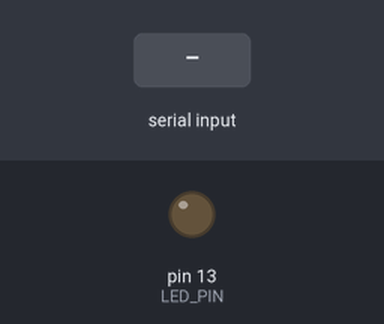
Bench run of a program on a simulated Arduino Uno, built with avr-gcc and run on an emulated ATmega328P. Shown: output pins drawn as LEDs (lit = HIGH). Inputs (shaded band) come from the test bench. What the program prints to the serial monitor is not drawn.

Above: at 1.2 s.
1.3 s: "1\n" received over Serial
At 1.76 s:
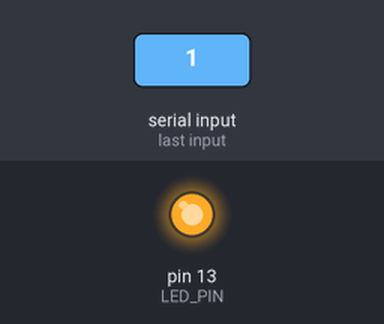
Timing chart, 0 to 5.0 s (numbered marks = the images above; inputs shaded):
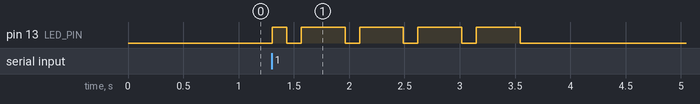

Measured:
- after the input at 1.3 s, pin 13 (LED_PIN): LOW → HIGH at once, then repeats every 0.53 s: LOW 0.13 s, HIGH 0.40 s, until it stays LOW from 3.5 s

The program:

main.cpp
```cpp
#include <Arduino.h>

#include "LineReader.h"
#include "PatternGenerator.h"
#include "Time.h"

// Anonymous namespace
namespace
{
    constexpr uint8_t LED_PIN = 13;

    // One instance of each class for whole system
    LineReader lineReader;
    PatternGenerator patternGenerator;
    Time time;

    bool halted = false; // true when sentinel

    // Playback state, persisted between loop() calls.
    bool executingPattern = false; // If a pattern is curruently being displayed
    uint16_t currentSymbolIndex = 0; // which symbol in buffer is active

    // dit and dah symbols light up LED
    bool isMarkSymbol(Symbol symbol)
    {
        return (symbol == Symbol::Dit) || (symbol == Symbol::Dah);
    }

    // Starts timing the symbol at the given buffer index
    //  and drives the LED to match it
    // Light and the timer always change state together
    void beginSymbol(uint16_t index)
    {
        Symbol symbol = patternGenerator.getBuffer()[index];
        time.newSymbol(symbol);
        digitalWrite(LED_PIN, isMarkSymbol(symbol) ? HIGH : LOW);
    }

    // set up new pattern
    void beginExecutingPattern()
    {
        if (patternGenerator.getSizeBuffer() == 0)
        {
            return;
        }

        currentSymbolIndex = 0;
        beginSymbol(currentSymbolIndex);
        executingPattern = true;
    }

    // Called every loop() iteration while a pattern is playing
    // Advances at most one symbol per call. Does not wait for a symbol to finish
    void advanceExecutingPattern()
    {
        if (!time.isSymbolComplete())
        {
            return; // still on the current symbol, do nothing
        }

        // Advance to next symbol

        ++currentSymbolIndex;

        if (currentSymbolIndex < patternGenerator.getSizeBuffer())
        {
            beginSymbol(currentSymbolIndex);
        }
        else
        {
            executingPattern = false;
        }
    }
}

void setup()
{
    pinMode(LED_PIN, OUTPUT);
    digitalWrite(LED_PIN, LOW); // start with pin off

    Serial.begin(9600);
    Serial.println("Type text and press Enter for its Morse pattern. Ctrl-Z to quit.");
}

void loop()
{
    if (halted)
    {
        return;
    }

    // Drain Serial every cycle regardless of playback state.
    // Input is not lost if another message is playing out,
    // but LineReady status is only acted on if executingPattern is false.
    LineStatus status = lineReader.poll();

    if (status == LineStatus::Sentinel)
    {
        Serial.println("Exiting.");
        halted = true;
        return;
    }

    if (executingPattern)
    {
        advanceExecutingPattern();
        return;
    }

    if (status == LineStatus::LineReady)
    {
        patternGenerator.generatePattern(lineReader.getLine());
        beginExecutingPattern();
    }
}
```

LineReader.h
```cpp
#pragma once

#include <cstdint>

enum class LineStatus : uint8_t
{
    Pending,    // No complete line. Keep polling
    LineReady,  // User hits Enter key. Full line is available via getLine()
    Sentinel    // Ctrl-Z sentinel was seen; Stop Caller
};

/*
Non-blocking accumulator for one line of Serial input at a time.
Poll() must be called every loop() iteration.
It only consumes bytes that are already waiting, so it never stalls the round-robin loop.
*/
class LineReader
{
    private:

        // Longest line including the terminating '\0'.
        // Characters typed beyond this are silently dropped.
        static constexpr uint16_t MAX_LINE_LENGTH = 128;

        // Ctrl-Z sentinel
        static constexpr char SENTINEL_CHAR = 0x1A;

        char m_buffer[MAX_LINE_LENGTH];
        uint16_t m_length = 0;

    public:
        LineReader() = default;

        // Copying is disabled
        LineReader(const LineReader&) = delete;
        LineReader& operator=(const LineReader&) = delete;

        // Drains bytes (or no bytes) waiting in serial each loop iteration.
        // Returns LineReady once per completed line.
        // Completed line read with getLine() before next poll() call
        LineStatus poll();

        // Returns a null-terminated pointer into this object's own internal buffer,
        // only valid until the next poll() call.
        const char* getLine() const;
};
```

MorseAlphabet.h
```cpp
/*
Map characters to Morse code representation
*/
#pragma once

#include <cstdint>

class MorseAlphabet
{
    private:

        // letter + Morse code data representation
        struct LetterPattern
        {
            char letter;
            const char* pattern;
        };

        // Morse code lookup table
        static constexpr LetterPattern m_charTable[] = {
            {'A', ".-"},    {'B', "-..."},  {'C', "-.-."},  {'D', "-.."},
            {'E', "."},     {'F', "..-."},  {'G', "--."},   {'H', "...."},
            {'I', ".."},    {'J', ".---"},  {'K', "-.-"},   {'L', ".-.."},
            {'M', "--"},    {'N', "-."},    {'O', "---"},   {'P', ".--."},
            {'Q', "--.-"},  {'R', ".-."},   {'S', "..."},   {'T', "-"},
            {'U', "..-"},   {'V', "...-"},  {'W', ".--"},   {'X', "-..-"},
            {'Y', "-.--"},  {'Z', "--.."},
            {'0', "-----"}, {'1', ".----"}, {'2', "..---"}, {'3', "...--"},
            {'4', "....-"}, {'5', "....."}, {'6', "-...."}, {'7', "--..."},
            {'8', "---.."}, {'9', "----."}
        };

        static constexpr uint8_t m_nChars = sizeof(m_charTable) / sizeof(m_charTable[0]);

    public:
        MorseAlphabet() = delete;
        static const char* getPattern(char letter);
};
```

MorseSymbol.h
```cpp
/*
Morse code symbols
*/
#pragma once

#include <cstdint>

enum class Symbol : uint8_t
{
    Dit,
    Dah,
    SymbolGap,
    LetterGap,
    WordGap
};
```

PatternGenerator.h
```cpp
/*
Fill buffer with sequence of morse code signals generated from char array input
*/
#pragma once

#include <cstdint>

#include "MorseSymbol.h"
#include "MorseAlphabet.h"

class PatternGenerator
{
    private:

        // Max allowable buffer size
        static constexpr uint16_t MAX_PATTERN_SYMBOLS = 512;

        // buffer that contains final Morse code sequence
        Symbol m_buffer[MAX_PATTERN_SYMBOLS];
        uint16_t m_sizeBuffer = 0;

        void generateLetter(const char* pattern, Symbol prev); // letter patterns
        void generateSpace(); // interword spacing
        void writeSymbol(Symbol sym); // write pattern to buffer

    public:
        PatternGenerator() = default;
        PatternGenerator(const PatternGenerator&) = delete;
        PatternGenerator& operator=(const PatternGenerator&) = delete;

        // Generate pattern from character text
        void generatePattern(const char* text);

        // return buffer
        const Symbol* getBuffer() const;
        uint16_t getSizeBuffer() const;
};
```

Time.h
```cpp
/*
Elapsted-time tracking for single Morse symbol (dit, dah, and three gaps).
Does not track whole message or run its own clod. Time rembmers when the current
symbol started and how long it is meant to last, checking on each iteration
of the main round-robin loop.
*/

#pragma once

#include <cstdint>

#include "MorseSymbol.h"

class Time
{
    private:

        // Base time unit (BTU) in milliseconds .
        const uint32_t m_btuMs;

        // Durations for each symbol
        struct Durations
        {
            uint32_t ditMs;
            uint32_t dahMs;
            uint32_t symbolGapMs;
            uint32_t letterGapMs;
            uint32_t wordGapMs;
        };
        const Durations m_durationsMs;

        uint32_t m_symbolStartMs = 0;
        uint32_t m_symbolDurationMs = 0;

        uint32_t getTimestampMs() const;
        uint32_t getDurationMs(Symbol symbol) const;

    public:
        // btuMs defaults to 132ms
        Time(uint32_t btuMs = 132);

        // Called  once when a new symbol begins playing
        // Sets starting time for that symbol
        void newSymbol(Symbol symbol);

        // True once the symbol started by the most recent newSymbol() call
        // has been displayed for its full duration.
        // Safe to call any number each loop iteration. Does not block
        bool isSymbolComplete() const;
};
```

LineReader.cpp
```cpp
#include "LineReader.h"

#include <Arduino.h>

LineStatus LineReader::poll()
{
    // Consumes every byte already sitting in the Serial receive buffer.
    // Does not wait for bytes that have not arrived
    while (Serial.available() > 0)
    {
        char c = static_cast<char>(Serial.read());

        // Ctrl + Z entered
        if (c == SENTINEL_CHAR)
        {
            // Discard partial line if sentinel
            m_length = 0;
            return LineStatus::Sentinel;
        }

        // Line terminator
        if ((c == '\n') || (c == '\r'))
        {
            if (m_length == 0)
            {
                // skip reading empty line
                continue;
            }

            // return line ready with terminating character in buffer for coimpleted line
            m_buffer[m_length] = '\0';
            m_length = 0;
            return LineStatus::LineReady;
        }

        // Add character to buffer
        if (m_length < (MAX_LINE_LENGTH - 1))
        {
            m_buffer[m_length++] = c;
        }
        // Drop characters beyond max length
    }

    return LineStatus::Pending;
}

const char* LineReader::getLine() const
{
    return m_buffer;
}
```

MorseAlphabet.cpp
```cpp
#include "MorseAlphabet.h"

#include <cstdint>
#include <cctype>

// Return Morse pattern for single character
const char* MorseAlphabet::getPattern(char letter)
{

    // convert to upper case for lookup table
    letter = static_cast<char>(toupper(static_cast<unsigned char>(letter)));

    // iterate through lookup table until correct character is found
    for (uint8_t i = 0; i < m_nChars; ++i)
    {
        if (m_charTable[i].letter == letter)
        {
            return m_charTable[i].pattern;
        }
    }

    // Move on with no errors if unrecognized character
    return nullptr;
}
```

PatternGenerator.cpp
```cpp
#include "PatternGenerator.h"

#include <cstdint>

// Generate pattern for new line of text
void PatternGenerator::generatePattern(const char* text)
{
    // Reset buffer size (used by this pattern) to zero
    m_sizeBuffer = 0;

    // Seed prev to WordGap. Skips leading LetterGap before first word
    Symbol prev = Symbol::WordGap;

    // iterate through text
    for (uint16_t i = 0; text[i] != '\0'; ++i)
    {
        char c = text[i];

        const char* pattern = MorseAlphabet::getPattern(c);

        bool isLetter = nullptr != pattern; // is a letter or digit
        bool isSpace = (' ' == c); // is a space

        // Add letter/digit or space to pattern sequence with appropriate spaces
        if (isLetter)
        {
            generateLetter(pattern, prev);
        }
        else if (isSpace)
        {
            generateSpace();
        }

        // Update prev
        if ((isLetter || isSpace) && m_sizeBuffer > 0)
        {
            prev = m_buffer[m_sizeBuffer - 1];
        }
    }

    // Append word gap to end of pattern in case new sequence stars right after
    generateSpace();
}

// Generate pattern for letter/digit
void PatternGenerator::generateLetter(const char* pattern, Symbol prev)
{
    // Check if first letter of a word
    bool isNewWord = (prev == Symbol::WordGap);

    // Iterate through the character's pattern
    for (uint16_t j = 0; pattern[j] != '\0'; ++j)
    {
        // Add appropriate preceding gap to buffer
        if ((j == 0) && (!isNewWord)) // Preceding etter gap if first symbol of Morse pattern and not a new word
        {
            writeSymbol(Symbol::LetterGap);
        }
        else if (j > 0)
        {
            writeSymbol(Symbol::SymbolGap); // Preceding symbol gap for all other symbols of the Morse pattern
        }

        // Write symbol to buffer
        writeSymbol(('.' == pattern[j]) ? Symbol::Dit : Symbol::Dah);
    }
}

//  Write wordgap (when space character) too buffer
void PatternGenerator::generateSpace()
{
    writeSymbol(Symbol::WordGap);
}

// Write symbol to buffer
void PatternGenerator::writeSymbol(Symbol sym)
{
    // Fixed-size buffer, silently drop if overflow
    if (m_sizeBuffer >= MAX_PATTERN_SYMBOLS) { return; }

    // write symbol and iterate buffer size counter
    m_buffer[m_sizeBuffer++] = sym;
}

const Symbol* PatternGenerator::getBuffer() const
{
    return m_buffer;
}

uint16_t PatternGenerator::getSizeBuffer() const
{
    return m_sizeBuffer;
}
```

Time.cpp
```cpp
// Time.cpp

#include "Time.h"

#include <Arduino.h>

Time::Time(uint32_t btuMs)
: m_btuMs(btuMs)
// Time durations with BTU multiplier
, m_durationsMs{
    btuMs,
    static_cast<uint32_t>(3 * btuMs),
    btuMs,
    static_cast<uint32_t>(3 * btuMs),
    static_cast<uint32_t>(7 * btuMs)
}
{
}

// return symbol's duration
uint32_t Time::getDurationMs(Symbol symbol) const
{
    switch (symbol)
    {
        case Symbol::Dit:       return m_durationsMs.ditMs;
        case Symbol::Dah:       return m_durationsMs.dahMs;
        case Symbol::SymbolGap: return m_durationsMs.symbolGapMs;
        case Symbol::LetterGap: return m_durationsMs.letterGapMs;
        case Symbol::WordGap:   return m_durationsMs.wordGapMs;
    }
    return 0;
}

uint32_t Time::getTimestampMs() const
{
    return static_cast<uint32_t>(millis());
}

void Time::newSymbol(Symbol symbol)
{
    // Set start time and intended duration of symbol
    m_symbolStartMs = getTimestampMs();
    m_symbolDurationMs = getDurationMs(symbol);
}

bool Time::isSymbolComplete() const
{
    // check if symbol's duration has elapsed
    return (getTimestampMs() - m_symbolStartMs) >= m_symbolDurationMs;
}
```
